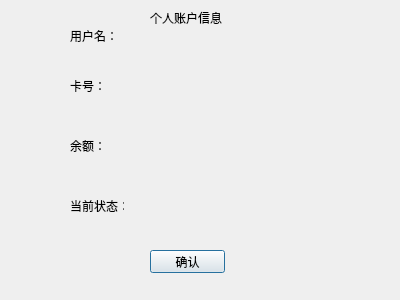
<?xml version="1.0" encoding="UTF-8"?>
<ui version="4.0">
 <class>AccountUI</class>
 <widget class="QDialog" name="AccountUI">
  <property name="geometry">
   <rect>
    <x>0</x>
    <y>0</y>
    <width>400</width>
    <height>300</height>
   </rect>
  </property>
  <property name="windowTitle">
   <string>Form</string>
  </property>
  <widget class="QLabel" name="label">
   <property name="geometry">
    <rect>
     <x>70</x>
     <y>30</y>
     <width>54</width>
     <height>12</height>
    </rect>
   </property>
   <property name="text">
    <string>用户名：</string>
   </property>
  </widget>
  <widget class="QLabel" name="label_2">
   <property name="geometry">
    <rect>
     <x>70</x>
     <y>80</y>
     <width>54</width>
     <height>12</height>
    </rect>
   </property>
   <property name="text">
    <string>卡号：</string>
   </property>
  </widget>
  <widget class="QLabel" name="label_3">
   <property name="geometry">
    <rect>
     <x>70</x>
     <y>140</y>
     <width>54</width>
     <height>12</height>
    </rect>
   </property>
   <property name="text">
    <string>余额：</string>
   </property>
  </widget>
  <widget class="QLabel" name="label_4">
   <property name="geometry">
    <rect>
     <x>70</x>
     <y>200</y>
     <width>54</width>
     <height>12</height>
    </rect>
   </property>
   <property name="text">
    <string>当前状态：</string>
   </property>
  </widget>
  <widget class="QPushButton" name="pushButton">
   <property name="geometry">
    <rect>
     <x>150</x>
     <y>250</y>
     <width>75</width>
     <height>23</height>
    </rect>
   </property>
   <property name="text">
    <string>确认</string>
   </property>
  </widget>
  <widget class="QLabel" name="label_5">
   <property name="geometry">
    <rect>
     <x>150</x>
     <y>10</y>
     <width>101</width>
     <height>16</height>
    </rect>
   </property>
   <property name="text">
    <string>个人账户信息</string>
   </property>
  </widget>
  <widget class="QLabel" name="lb_username">
   <property name="geometry">
    <rect>
     <x>140</x>
     <y>30</y>
     <width>54</width>
     <height>12</height>
    </rect>
   </property>
   <property name="text">
    <string/>
   </property>
  </widget>
  <widget class="QLabel" name="lb_cardid">
   <property name="geometry">
    <rect>
     <x>140</x>
     <y>80</y>
     <width>54</width>
     <height>12</height>
    </rect>
   </property>
   <property name="text">
    <string/>
   </property>
  </widget>
  <widget class="QLabel" name="lb_monney">
   <property name="geometry">
    <rect>
     <x>140</x>
     <y>140</y>
     <width>54</width>
     <height>12</height>
    </rect>
   </property>
   <property name="text">
    <string/>
   </property>
  </widget>
  <widget class="QLabel" name="lb_state">
   <property name="geometry">
    <rect>
     <x>150</x>
     <y>200</y>
     <width>54</width>
     <height>12</height>
    </rect>
   </property>
   <property name="text">
    <string/>
   </property>
  </widget>
 </widget>
 <resources/>
 <connections/>
</ui>
